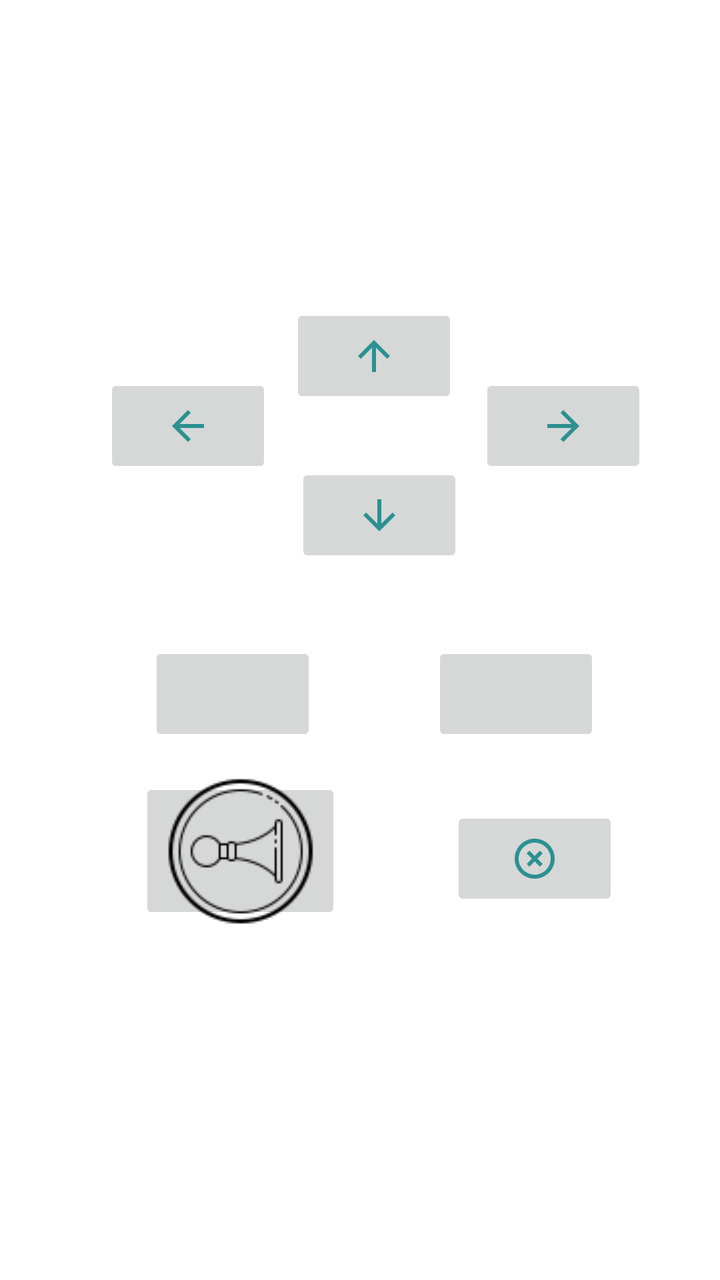
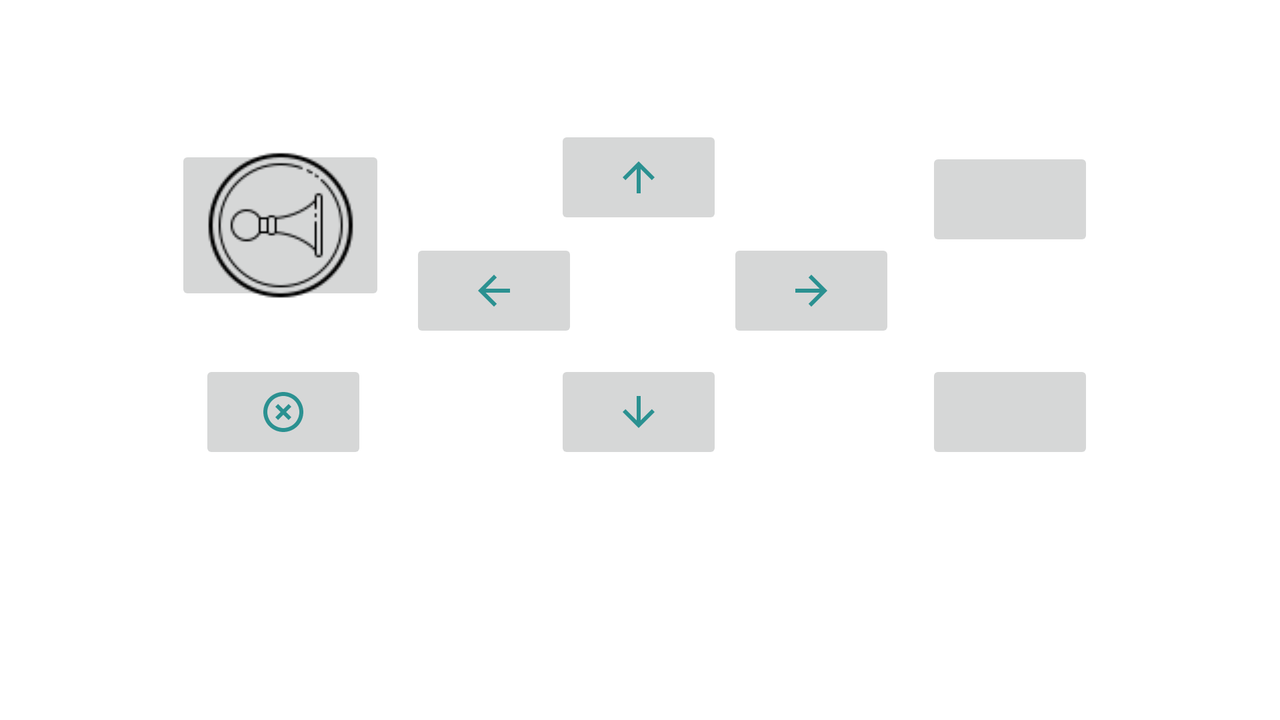

The same Android screen from two of the app's own layout files: first res/layout/ as a phone draws it, then the repository's variant for another configuration, drawn on a device whose configuration selects that folder. Both files follow.
<!-- AndroidManifest.xml: application theme Theme.RCBMFCar -->
<!-- res/layout/activity_rccontrol.xml -->
<?xml version="1.0" encoding="utf-8"?>
<androidx.constraintlayout.widget.ConstraintLayout xmlns:android="http://schemas.android.com/apk/res/android"
    xmlns:app="http://schemas.android.com/apk/res-auto"
    xmlns:tools="http://schemas.android.com/tools"
    android:layout_width="match_parent"
    android:layout_height="match_parent"
    tools:context=".RCControl">

    <ImageButton
        android:id="@+id/idarrowUp"
        android:layout_width="84dp"
        android:layout_height="52dp"
        android:layout_marginTop="152dp"
        app:layout_constraintBottom_toTopOf="@+id/idarrowDown"
        app:layout_constraintEnd_toEndOf="parent"
        app:layout_constraintHorizontal_bias="0.525"
        app:layout_constraintStart_toStartOf="parent"
        app:layout_constraintTop_toTopOf="parent"
        app:layout_constraintVertical_bias="0.0"
        app:srcCompat="@drawable/ic_action_arrowup"
        tools:ignore="VectorDrawableCompat,SpeakableTextPresentCheck" />

    <ImageButton
        android:id="@+id/idarrowDown"
        android:layout_width="84dp"
        android:layout_height="52dp"
        app:layout_constraintBottom_toBottomOf="parent"
        app:layout_constraintEnd_toEndOf="parent"
        app:layout_constraintHorizontal_bias="0.535"
        app:layout_constraintStart_toStartOf="parent"
        app:layout_constraintTop_toTopOf="parent"
        app:layout_constraintVertical_bias="0.394"
        app:srcCompat="@drawable/ic_action_arrowdown"
        tools:ignore="VectorDrawableCompat,SpeakableTextPresentCheck" />

    <ImageButton
        android:id="@+id/idarrowright"
        android:layout_width="84dp"
        android:layout_height="52dp"
        app:layout_constraintBottom_toBottomOf="parent"
        app:layout_constraintEnd_toEndOf="parent"
        app:layout_constraintHorizontal_bias="0.74"
        app:layout_constraintStart_toEndOf="@+id/idarrowleft"
        app:layout_constraintTop_toTopOf="parent"
        app:layout_constraintVertical_bias="0.318"
        app:srcCompat="@drawable/ic_action_arrowright"
        tools:ignore="VectorDrawableCompat,SpeakableTextPresentCheck" />

    <ImageButton
        android:id="@+id/idarrowleft"
        android:layout_width="84dp"
        android:layout_height="52dp"
        app:layout_constraintBottom_toBottomOf="parent"
        app:layout_constraintEnd_toEndOf="parent"
        app:layout_constraintHorizontal_bias="0.189"
        app:layout_constraintStart_toStartOf="parent"
        app:layout_constraintTop_toTopOf="parent"
        app:layout_constraintVertical_bias="0.318"
        app:srcCompat="@drawable/ic_action_arrowleft"
        tools:ignore="VectorDrawableCompat,SpeakableTextPresentCheck" />

    <ImageButton
        android:id="@+id/idFrontLights"
        android:layout_width="84dp"
        android:layout_height="52dp"
        app:layout_constraintBottom_toBottomOf="parent"
        app:layout_constraintEnd_toEndOf="parent"
        app:layout_constraintHorizontal_bias="0.269"
        app:layout_constraintStart_toStartOf="parent"
        app:layout_constraintTop_toTopOf="parent"
        app:layout_constraintVertical_bias="0.546"
        app:srcCompat="@drawable/car_front"
        tools:ignore="VectorDrawableCompat, SpeakableTextPresentCheck" />

    <ImageButton
        android:id="@+id/idBacklights"
        android:layout_width="84dp"
        android:layout_height="52dp"
        android:layout_marginEnd="60dp"
        android:layout_marginRight="60dp"
        app:layout_constraintBottom_toBottomOf="parent"
        app:layout_constraintEnd_toEndOf="parent"
        app:layout_constraintTop_toTopOf="parent"
        app:layout_constraintVertical_bias="0.546"
        app:srcCompat="@drawable/car_back"
        tools:ignore="VectorDrawableCompat, SpeakableTextPresentCheck" />

    <ImageButton
        android:id="@+id/idHornCar"
        android:layout_width="101dp"
        android:layout_height="73dp"
        app:layout_constraintBottom_toBottomOf="parent"
        app:layout_constraintEnd_toEndOf="parent"
        app:layout_constraintHorizontal_bias="0.269"
        app:layout_constraintStart_toStartOf="parent"
        app:layout_constraintTop_toTopOf="parent"
        app:layout_constraintVertical_bias="0.686"
        app:srcCompat="@drawable/horn"
        tools:ignore="VectorDrawableCompat, SpeakableTextPresentCheck" />

    <ImageButton
        android:id="@+id/idDisconnect"
        android:layout_width="84dp"
        android:layout_height="52dp"
        app:layout_constraintBottom_toBottomOf="parent"
        app:layout_constraintEnd_toEndOf="parent"
        app:layout_constraintHorizontal_bias="0.816"
        app:layout_constraintStart_toStartOf="parent"
        app:layout_constraintTop_toTopOf="parent"
        app:layout_constraintVertical_bias="0.686"
        app:srcCompat="@drawable/ic_action_shutdown"
        tools:ignore="VectorDrawableCompat, SpeakableTextPresentCheck" />
</androidx.constraintlayout.widget.ConstraintLayout>
<!-- resources referenced by this layout -->
<resources>
  <!-- drawable horn: png bitmap (drawable, 2994 bytes) -->
  <!-- drawable ic_action_arrowdown (drawable-anydpi) -->
  <vector xmlns:android="http://schemas.android.com/apk/res/android"
      android:width="24dp"
      android:height="24dp"
      android:viewportWidth="24"
      android:viewportHeight="24"
      android:tint="#008080"
      android:alpha="0.8">
    <path
        android:fillColor="@android:color/white"
        android:pathData="M20,12l-1.41,-1.41L13,16.17V4h-2v12.17l-5.58,-5.59L4,12l8,8 8,-8z"/>
  </vector>
  <!-- drawable ic_action_arrowleft (drawable-anydpi) -->
  <vector xmlns:android="http://schemas.android.com/apk/res/android"
      android:width="24dp"
      android:height="24dp"
      android:viewportWidth="24"
      android:viewportHeight="24"
      android:tint="#008080"
      android:alpha="0.8">
    <path
        android:fillColor="@android:color/white"
        android:pathData="M20,11H7.83l5.59,-5.59L12,4l-8,8 8,8 1.41,-1.41L7.83,13H20v-2z"/>
  </vector>
  <!-- drawable ic_action_arrowright (drawable-anydpi) -->
  <vector xmlns:android="http://schemas.android.com/apk/res/android"
      android:width="24dp"
      android:height="24dp"
      android:viewportWidth="24"
      android:viewportHeight="24"
      android:tint="#008080"
      android:alpha="0.8">
    <path
        android:fillColor="@android:color/white"
        android:pathData="M12,4l-1.41,1.41L16.17,11H4v2h12.17l-5.58,5.59L12,20l8,-8z"/>
  </vector>
  <!-- drawable ic_action_arrowup (drawable-anydpi) -->
  <vector xmlns:android="http://schemas.android.com/apk/res/android"
      android:width="24dp"
      android:height="24dp"
      android:viewportWidth="24"
      android:viewportHeight="24"
      android:tint="#008080"
      android:alpha="0.8">
    <path
        android:fillColor="@android:color/white"
        android:pathData="M4,12l1.41,1.41L11,7.83V20h2V7.83l5.58,5.59L20,12l-8,-8 -8,8z"/>
  </vector>
  <!-- drawable ic_action_shutdown (drawable-anydpi) -->
  <vector xmlns:android="http://schemas.android.com/apk/res/android"
      android:width="24dp"
      android:height="24dp"
      android:viewportWidth="24"
      android:viewportHeight="24"
      android:tint="#008080"
      android:alpha="0.8">
    <path
        android:fillColor="@android:color/white"
        android:pathData="M14.59,8L12,10.59 9.41,8 8,9.41 10.59,12 8,14.59 9.41,16 12,13.41 14.59,16 16,14.59 13.41,12 16,9.41 14.59,8zM12,2C6.47,2 2,6.47 2,12s4.47,10 10,10 10,-4.47 10,-10S17.53,2 12,2zM12,20c-4.41,0 -8,-3.59 -8,-8s3.59,-8 8,-8 8,3.59 8,8 -3.59,8 -8,8z"/>
  </vector>
  <style name="Theme.RCBMFCar" parent="Theme.MaterialComponents.DayNight.DarkActionBar">
          
          <item name="colorPrimary">@color/purple_500</item>
          <item name="colorPrimaryVariant">@color/purple_700</item>
          <item name="colorOnPrimary">@color/white</item>
          
          <item name="colorSecondary">@color/teal_200</item>
          <item name="colorSecondaryVariant">@color/teal_700</item>
          <item name="colorOnSecondary">@color/black</item>
          
          <item name="android:statusBarColor" tools:targetApi="l">?attr/colorPrimaryVariant</item>
          
      </style>
</resources>
<!-- res/layout-land/activity_rccontrol.xml (the repository's variant of the layout above) -->
<!-- drawn on the phone turned sideways -->
<?xml version="1.0" encoding="utf-8"?>
<androidx.constraintlayout.widget.ConstraintLayout xmlns:android="http://schemas.android.com/apk/res/android"
    xmlns:app="http://schemas.android.com/apk/res-auto"
    xmlns:tools="http://schemas.android.com/tools"
    android:layout_width="match_parent"
    android:layout_height="match_parent"
    tools:context=".RCControl">

    <ImageButton
        android:id="@+id/idarrowUp"
        android:layout_width="84dp"
        android:layout_height="52dp"
        app:layout_constraintBottom_toBottomOf="parent"
        app:layout_constraintEnd_toEndOf="parent"
        app:layout_constraintHorizontal_bias="0.499"
        app:layout_constraintStart_toStartOf="parent"
        app:layout_constraintTop_toTopOf="parent"
        app:layout_constraintVertical_bias="0.203"
        app:srcCompat="@drawable/ic_action_arrowup"
        tools:ignore="VectorDrawableCompat,SpeakableTextPresentCheck" />

    <ImageButton
        android:id="@+id/idarrowDown"
        android:layout_width="84dp"
        android:layout_height="52dp"
        app:layout_constraintBottom_toBottomOf="parent"
        app:layout_constraintEnd_toEndOf="parent"
        app:layout_constraintHorizontal_bias="0.499"
        app:layout_constraintStart_toStartOf="parent"
        app:layout_constraintTop_toTopOf="parent"
        app:layout_constraintVertical_bias="0.584"
        app:srcCompat="@drawable/ic_action_arrowdown"
        tools:ignore="VectorDrawableCompat,SpeakableTextPresentCheck" />

    <ImageButton
        android:id="@+id/idarrowright"
        android:layout_width="84dp"
        android:layout_height="52dp"
        app:layout_constraintBottom_toBottomOf="parent"
        app:layout_constraintEnd_toEndOf="parent"
        app:layout_constraintHorizontal_bias="0.28"
        app:layout_constraintStart_toEndOf="@+id/idarrowleft"
        app:layout_constraintTop_toTopOf="parent"
        app:layout_constraintVertical_bias="0.387"
        app:srcCompat="@drawable/ic_action_arrowright"
        tools:ignore="VectorDrawableCompat,SpeakableTextPresentCheck" />

    <ImageButton
        android:id="@+id/idarrowleft"
        android:layout_width="84dp"
        android:layout_height="52dp"
        app:layout_constraintBottom_toBottomOf="parent"
        app:layout_constraintEnd_toEndOf="parent"
        app:layout_constraintHorizontal_bias="0.369"
        app:layout_constraintStart_toStartOf="parent"
        app:layout_constraintTop_toTopOf="parent"
        app:layout_constraintVertical_bias="0.387"
        app:srcCompat="@drawable/ic_action_arrowleft"
        tools:ignore="VectorDrawableCompat,SpeakableTextPresentCheck" />

    <ImageButton
        android:id="@+id/idFrontLights"
        android:layout_width="84dp"
        android:layout_height="52dp"
        app:layout_constraintBottom_toBottomOf="parent"
        app:layout_constraintEnd_toEndOf="parent"
        app:layout_constraintHorizontal_bias="0.833"
        app:layout_constraintStart_toStartOf="parent"
        app:layout_constraintTop_toTopOf="parent"
        app:layout_constraintVertical_bias="0.239"
        app:srcCompat="@drawable/car_front"
        tools:ignore="VectorDrawableCompat, SpeakableTextPresentCheck" />

    <ImageButton
        android:id="@+id/idBacklights"
        android:layout_width="84dp"
        android:layout_height="52dp"
        app:layout_constraintBottom_toBottomOf="parent"
        app:layout_constraintEnd_toEndOf="parent"
        app:layout_constraintHorizontal_bias="0.833"
        app:layout_constraintStart_toStartOf="parent"
        app:layout_constraintTop_toTopOf="parent"
        app:layout_constraintVertical_bias="0.584"
        app:srcCompat="@drawable/car_back"
        tools:ignore="VectorDrawableCompat, SpeakableTextPresentCheck" />

    <ImageButton
        android:id="@+id/idHornCar"
        android:layout_width="105dp"
        android:layout_height="80dp"
        app:layout_constraintBottom_toBottomOf="parent"
        app:layout_constraintEnd_toEndOf="parent"
        app:layout_constraintHorizontal_bias="0.164"
        app:layout_constraintStart_toStartOf="parent"
        app:layout_constraintTop_toTopOf="parent"
        app:layout_constraintVertical_bias="0.259"
        app:srcCompat="@drawable/horn"
        tools:ignore="VectorDrawableCompat, SpeakableTextPresentCheck" />

    <ImageButton
        android:id="@+id/idDisconnect"
        android:layout_width="84dp"
        android:layout_height="52dp"
        app:layout_constraintBottom_toBottomOf="parent"
        app:layout_constraintEnd_toEndOf="parent"
        app:layout_constraintHorizontal_bias="0.179"
        app:layout_constraintStart_toStartOf="parent"
        app:layout_constraintTop_toTopOf="parent"
        app:layout_constraintVertical_bias="0.584"
        app:srcCompat="@drawable/ic_action_shutdown"
        tools:ignore="VectorDrawableCompat, SpeakableTextPresentCheck" />
</androidx.constraintlayout.widget.ConstraintLayout>
